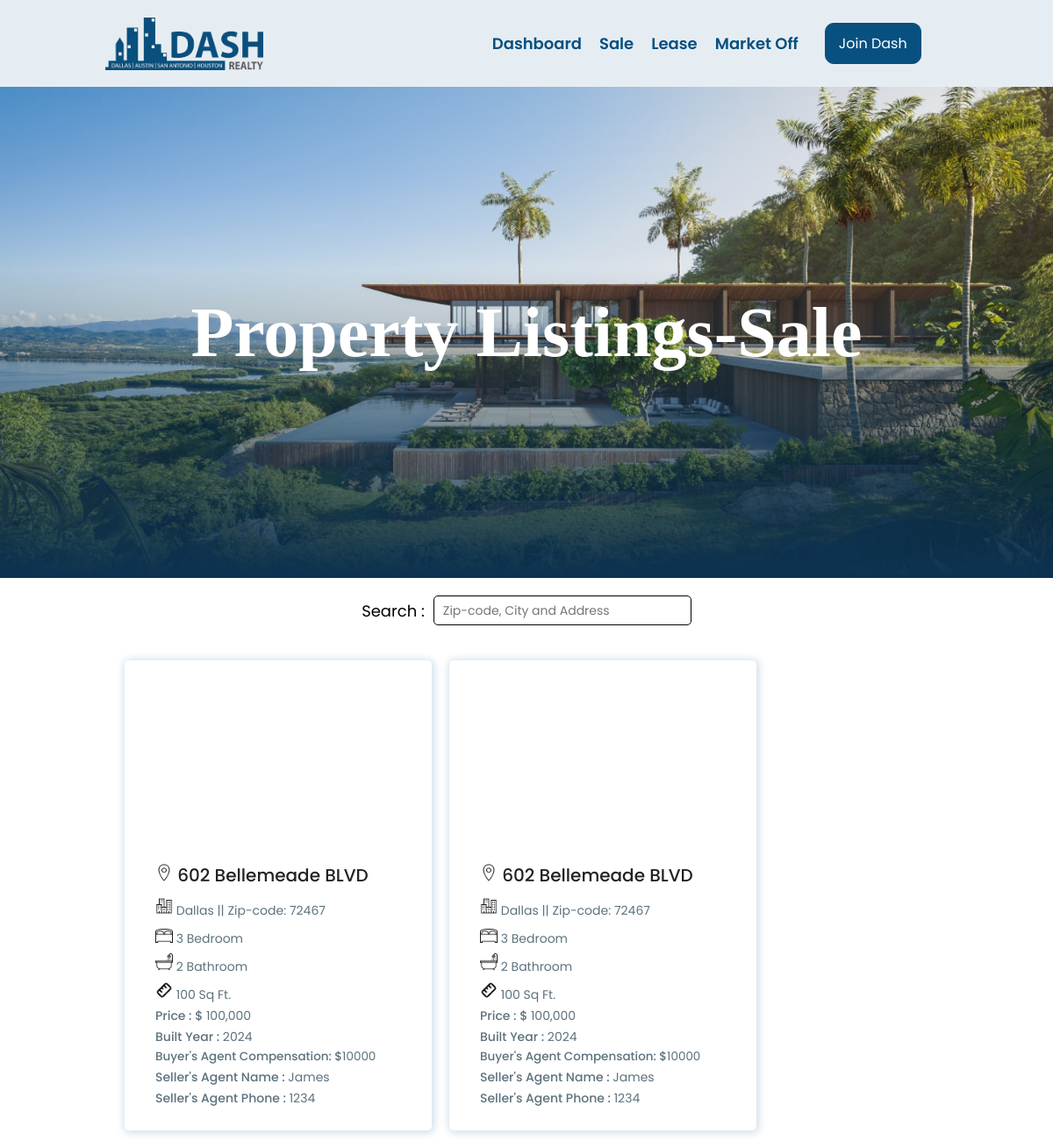
The page /ads-sale.php on the database as committed earlier.
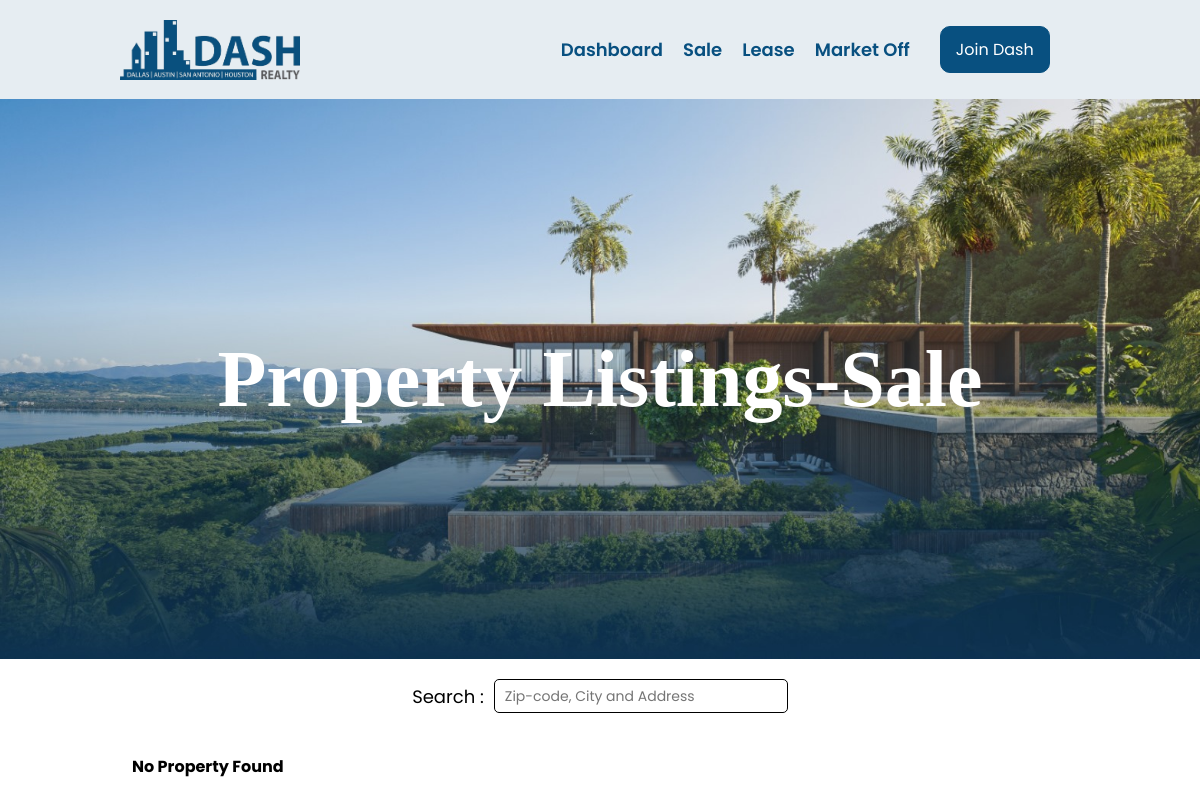
The same page on the database as committed later.
### tables this page shows
CREATE TABLE `ads` (
  `ad_id` int(11) NOT NULL,
  `ad_address` varchar(255) NOT NULL,
  `ad_price` varchar(255) NOT NULL,
  `ad_size` varchar(255) NOT NULL,
  `ad_year` varchar(255) NOT NULL,
  `ad_commission` varchar(255) NOT NULL,
  `ad_img` varchar(255) NOT NULL,
  `ad_city` varchar(255) NOT NULL,
  `ad_zipcode` varchar(255) NOT NULL,
  `ad_bedroom` varchar(255) NOT NULL,
  `ad_bathroom` varchar(255) NOT NULL,
  `ad_agent_name` varchar(255) NOT NULL,
  `ad_agent_phone` varchar(255) NOT NULL,
  `ad_category` varchar(255) NOT NULL
);

### ads-sale.php (the view, shortened to what this page needs)
<!DOCTYPE html>
<html lang="en">
<head>
    <link rel="stylesheet" href="dash-real.css">
    <link rel="stylesheet" type="text/css" href="https://cdnjs.cloudflare.com/ajax/libs/slick-carousel/1.8.1/slick.min.css"/>
    <link rel="stylesheet" type="text/css" href="https://cdnjs.cloudflare.com/ajax/libs/slick-carousel/1.8.1/slick-theme.min.css"/>
</head>
<body>
    <nav>
        <div id="logo-pic">
            <img src="lmages/dash-logo-removebg.png" alt="threads" width="180" height="60">
        </div>
        <div>
            <ul id="nav-links">
                <li><a href="dashboard.php">Dashboard</a></li>
                <li><a href="ads-sale.php">Sale</a></li>
                <li><a href="ads-lease.php">Lease</a></li>
                <li><a href="ads-market-off.php">Market Off</a></li>
                <li><a href="https://joindash.com/our-team/"><button class="join-dash-button">Join Dash</button></a></li>
            </ul>
        </div>
    </nav>
    <div class="ads-hero-section">
        <h1>Property Listings-Sale</h1>
    </div>
    <div class="ads-search-bar" >
        <label for="search">Search :</label>
        <input type="text" id="search" autocomplete="off" placeholder="Zip-code, City and Address">
    </div>
    <div id="ads-container" class="ads-flex-container">
        <?php
        include("conn.php");
        $sql = "SELECT * FROM ads WHERE `ad_category` = 'sale'";
        $result = mysqli_query($conn, $sql);
        if (mysqli_num_rows($result) > 0) {
            while ($row = mysqli_fetch_assoc($result)) {
        ?>
                <div class="flex-item">
                    <div class="dash-cart">
                        <div class="dash-cart-img">
                        </div>
                        <div class="dash-cart-data">
                            <p class="dash-address"><img src="lmages/icons8-location-50.png" width="20" alt="" srcset=""> <?php echo htmlspecialchars($row['ad_address']); ?></p>
                            <p class="dash-sub-heading"><img src="./lmages/icons8-city-buildings-50.png" width="20" alt="" srcset=""> <?php echo htmlspecialchars($row['ad_city']); ?> || Zip-code: <?php echo htmlspecialchars($row['ad_zipcode']); ?> </p>
                            <p class="dash-sub-heading"><img src="./lmages/icons8-bedroom-50.png" width="20" alt="" srcset=""> <?php echo htmlspecialchars($row['ad_bedroom']); ?> Bedroom</p>
                            <p class="dash-sub-heading"><img src="./lmages/icons8-bathroom-50.png" width="20" alt="" srcset=""> <?php echo htmlspecialchars($row['ad_bathroom']); ?> Bathroom</p>
                            <p class="dash-sub-heading"><img src="./lmages/icons8-measurement-24.png" width="20" alt="" srcset=""> <?php echo htmlspecialchars($row['ad_size']); ?> Sq Ft.</p>
                            <p class="dash-sub-heading"><strong>Price : $ </strong><?php echo htmlspecialchars($row['ad_price']); ?></p>
                            <p class="dash-sub-heading"><strong>Built Year : </strong><?php echo htmlspecialchars($row['ad_year']); ?></p>
                            <p class="dash-agent-compensation"><strong>Buyer's Agent Compensation: $</strong><?php echo htmlspecialchars($row['ad_commission']); ?></p>
                            <p class="dash-sub-heading"><strong>Seller's Agent Name : </strong><?php echo htmlspecialchars($row['ad_agent_name']); ?></p>
                            <p class="dash-sub-heading"><strong>Seller's Agent Phone : </strong><?php echo htmlspecialchars($row['ad_agent_phone']); ?></p>
                        </div>
                    </div>
                </div>
        <?php
            }
        } else {
            echo "<h4>No Property Found</h4>";
        }
        ?>
    </div>
</body>
</html>

Rows that differ between the two databases and show on the page:
removed ads: ad_address "602 Bellemeade BLVD", ad_city "Dallas", ad_zipcode "72467", ad_bedroom "3", ad_bathroom "2", ad_size "100", ad_price "100,000", ad_year "2024", ad_commission "10000", ad_agent_name "James", ad_agent_phone "1234"
removed ads: ad_address "602 Bellemeade BLVD", ad_city "Dallas", ad_zipcode "72467", ad_bedroom "3", ad_bathroom "2", ad_size "100", ad_price "100,000", ad_year "2024", ad_commission "10000", ad_agent_name "James", ad_agent_phone "1234"
Other text that changed with them:
text now shown: "No Property Found"
